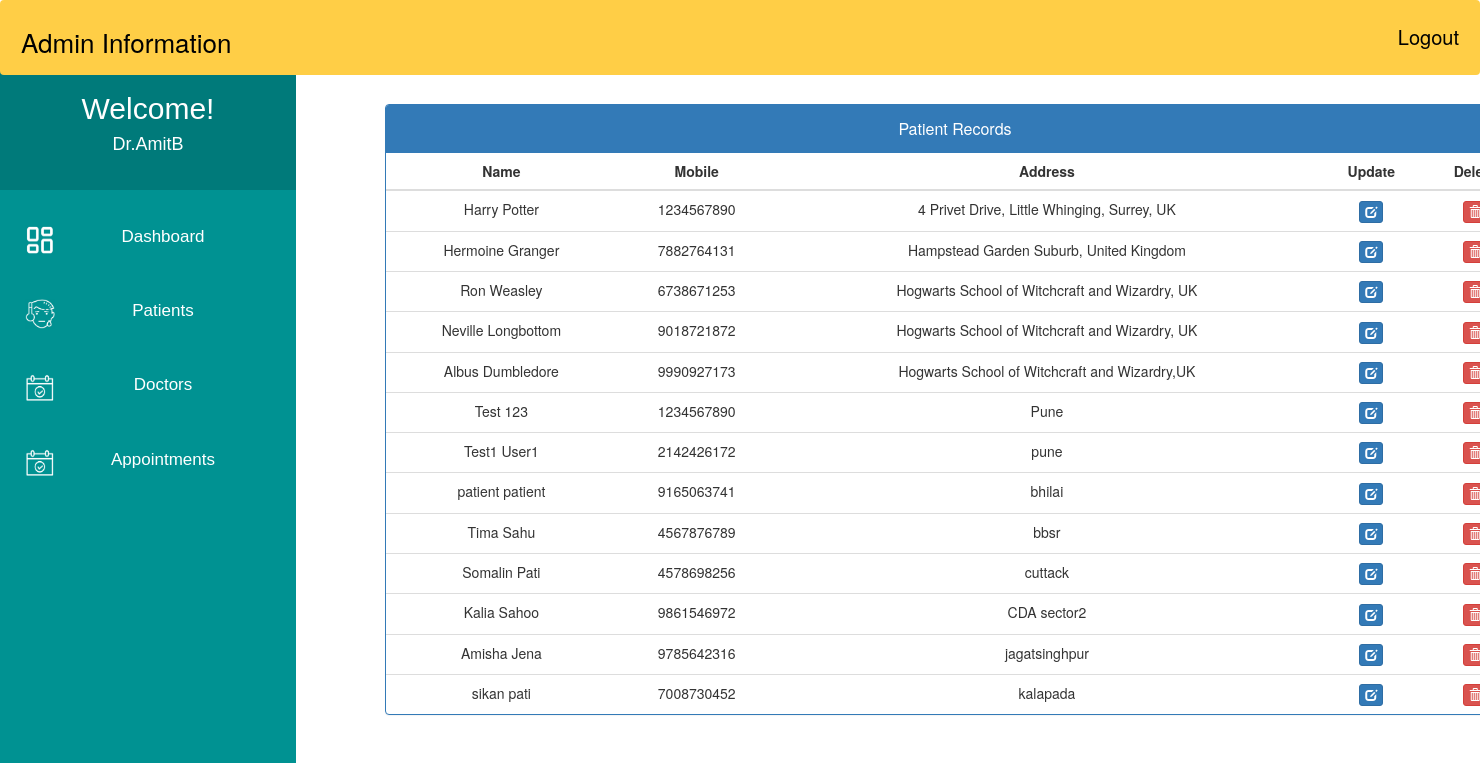
The page /admin_patient_record/ (signed in) on the database its author committed.
### MyApp/models.py (models this page shows, shortened)
class Patient(models.Model):
    user = models.OneToOneField(User, on_delete=models.CASCADE)
    Patient_First_Name = models.CharField(max_length=50, default="")
    Patient_Last_Name = models.CharField(max_length=50, default="")
    gender = models.CharField(max_length=10, choices=GENDER)
    contact = models.CharField(max_length=10)
    address = models.CharField(max_length=350)
    symptoms = models.CharField(max_length=500, default="")
    status = models.BooleanField(default=False)
    admitDate = models.DateField(auto_now=True)
    assignedDoctorId = models.PositiveIntegerField(null=True)

### MyApp/views.py (the view)
# urls.py: path('admin_patient_record/', views.admin_patient_record, name="admin_patient_record"),
@login_required(login_url='adminlogin')
def admin_patient_record(request):
    patients=Patient.objects.all().filter(status=True)
    return render(request,'MyApp/admin_patient_record.html',{'patients':patients})

### templates/MyApp/admin_patient_record.html (shortened to what this page needs)
<!DOCTYPE html>
<html lang="en">
<head>
    <link href="//netdna.bootstrapcdn.com/bootstrap/3.0.0/css/bootstrap.min.css" rel="stylesheet" id="bootstrap-css">
</head>
<body>
    {% include 'MyApp/admin_base.html' %}
    <div class="container" style="margin-left:25%; margin-right:8%; margin-top:7%;">
        <div class="panel panel-primary">
            <div class="panel-heading">
            <h6 class="panel-title" style="text-align:center; padding: 5px 0px;">Patient Records</h6>
            </div>
            <table class="table table-hover" id="dev-table">
            <thead>
                <tr>
                <th style="text-align:center;">Name</th>
                <th style="text-align:center;">Mobile</th>
                <th style="text-align:center;">Address</th>
                <th style="text-align:center;">Update</th>
                <th style="text-align:center;">Delete</th>
                </tr>
            </thead>
            {% for p in patients %}
            <tr>
                <td style="text-align:center;"> {{p.Patient_First_Name}} {{p.Patient_Last_Name}} </td>
                <td style="text-align:center;">{{p.contact}}</td>
                <td style="text-align:center;">{{p.address}}</td>
                <td style="text-align:center;"><a class="btn btn-primary btn-xs" href="{% url 'MyApp:update_patient' p.id%}"><span class="glyphicon glyphicon-edit"></span></a></td>
                <td style="text-align:center;"><a class="btn btn-danger btn-xs" href="{% url 'MyApp:delete_patient' p.id %}"><span class="glyphicon glyphicon-trash"></span></a></td>
            </tr>
            {% endfor %}
            </table>
        </div>
    </div>
</body>
</html>

### templates/MyApp/admin_base.html (shortened to what this page needs)
<!DOCTYPE html>
{% load staticfiles %}
<html lang="en">
<head>
</head>
<body>
    <div class="navbar">
        <a>Admin Information</a>
        <a href="{% url 'MyApp:logout' %}" class="logoutbtn" style="font-size:18px, text-align: center;">Logout</a>
    </div>
     <div class="sidebar">
        <div class="userprofile">
            <h2 style="color:white; font-family:sans-serif; padding-top:25px; text-align:center; margin:0px;">Welcome!</h2>
            <h4 style="color:white; font-family:sans-serif; text-align:center; padding-bottom:35px;">{{request.user.username}}</h4>
        </div>
        <a href="{% url 'MyApp:admin_dashboard' %}"><img class="icon" src="{% static "images/PDash.png" %}">Dashboard</a>
        <a href="{% url 'MyApp:admin_patient' %}"><img class="icon" src="{% static "images/PIcon.png" %}">Patients</a>
        <a href="{% url 'MyApp:admin_doctor' %}"><img class="icon" src="{% static "images/ApptIcon.png" %}">Doctors</a>
        <a href="{% url 'MyApp:admin_appointment' %}"><img class="icon" src="{% static "images/ApptIcon.png" %}">Appointments</a>
    </div>
</body>
</html>

### templates/MyApp/admin_base.html (style rules this page uses)
body { background-color: rgb(255, 255, 255); padding: 0px; margin-top: 0px; margin-left: 0px; margin-right: 0px; margin-bottom: 0px; }
.navbar { overflow: hidden; background-color: rgb(255, 206, 70); height:75px; width:100%; padding-top:22px; z-index:1; top:0; position:fixed; display:block; }
.navbar a { float: left; display:block; font-size: 26px; color: black; text-align: center; padding-left:20px; text-decoration: none; }
.navbar .logoutbtn { float: right; display:block; font-size: 20px; color: black; text-align: center; padding-right:20px; text-decoration: none; }
.sidebar .userprofile { background-color: rgb(0, 122, 122); }
.sidebar { margin-top: 0px; padding-top: 0px; width: 20%; text-align: center; height=100vh; background-color: rgb(0, 146, 146); font-family: sans-serif; font-size:17px; font-weight: normal; position: fixed; top: 67px; left: 0; bottom: 0; }
.sidebar a { display: block; color: white; padding: 25px; text-decoration: none; }
.icon { float:left; width:30px; height:30px; }

### rows shown on the page
Patient: Patient_First_Name "Harry", Patient_Last_Name "Potter", contact "1234567890", address "4 Privet Drive, Little Whinging, Surrey, UK"
Patient: Patient_First_Name "Hermoine", Patient_Last_Name "Granger", contact "7882764131", address "Hampstead Garden Suburb, United Kingdom"
Patient: Patient_First_Name "Ron", Patient_Last_Name "Weasley", contact "6738671253", address "Hogwarts School of Witchcraft and Wizardry, UK"
Patient: Patient_First_Name "Neville", Patient_Last_Name "Longbottom", contact "9018721872", address "Hogwarts School of Witchcraft and Wizardry, UK"
Patient: Patient_First_Name "Albus", Patient_Last_Name "Dumbledore", contact "9990927173", address "Hogwarts School of Witchcraft and Wizardry,UK"
Patient: Patient_First_Name "Test", Patient_Last_Name "123", contact "1234567890", address "Pune"
Patient: Patient_First_Name "Test1", Patient_Last_Name "User1", contact "2142426172", address "pune"
Patient: Patient_First_Name "patient", Patient_Last_Name "patient", contact "9165063741", address "bhilai"
Patient: Patient_First_Name "Tima", Patient_Last_Name "Sahu", contact "4567876789", address "bbsr"
Patient: Patient_First_Name "Somalin", Patient_Last_Name "Pati", contact "4578698256", address "cuttack"
Patient: Patient_First_Name "Kalia", Patient_Last_Name "Sahoo", contact "9861546972", address "CDA sector2"
Patient: Patient_First_Name "Amisha", Patient_Last_Name "Jena", contact "9785642316", address "jagatsinghpur"
Patient: Patient_First_Name "sikan", Patient_Last_Name "pati", contact "7008730452", address "kalapada"

### other values the page prints
{{ request.user.username }} "Dr.AmitB"
